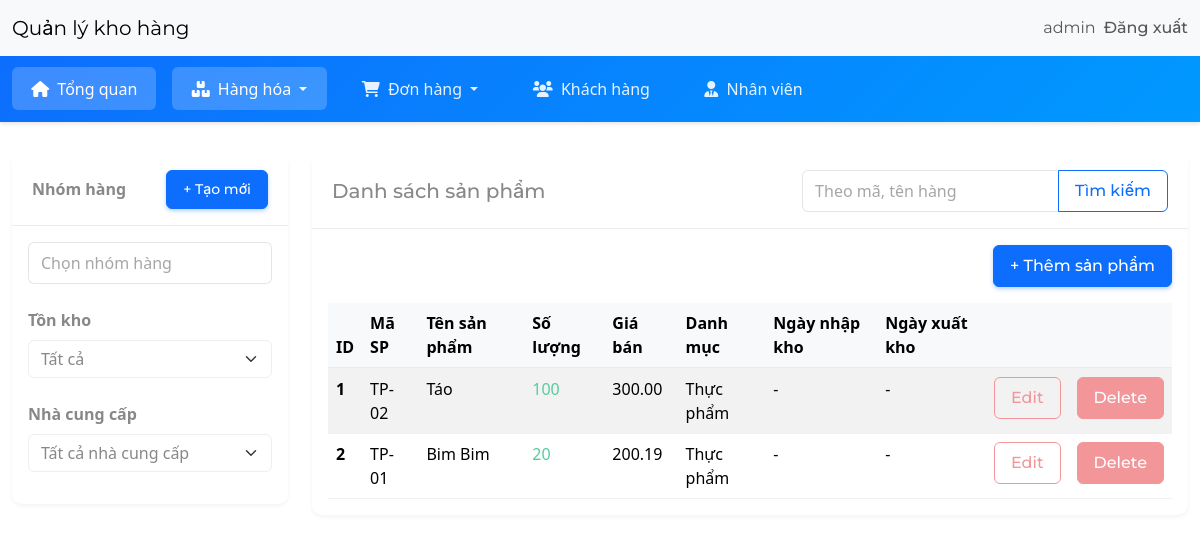
The page /dashboard/ (signed in) on the database its author committed.
### inventory/models.py (models this page shows, shortened)
class InventoryItem(models.Model):
	name = models.CharField(max_length=200)
	sku = models.CharField(max_length=50, unique=True, verbose_name="Mã sản phẩm")
	quantity = models.IntegerField()
	selling_price = models.DecimalField(max_digits=10, decimal_places=2, verbose_name="Giá bán")
	cost_price = models.DecimalField(max_digits=10, decimal_places=2, default=0, verbose_name="Giá vốn")
	weight = models.DecimalField(max_digits=10, decimal_places=2, null=True, blank=True, verbose_name="Trọng lượng (gram)")
	min_stock = models.IntegerField(default=0, verbose_name="Tồn kho tối thiểu")
	max_stock = models.IntegerField(default=10, verbose_name="Tồn kho tối đa")
	supplier = models.ForeignKey('Supplier', on_delete=models.SET_NULL, null=True, blank=True, verbose_name="Nhà cung cấp")
	category = models.ForeignKey('Category', on_delete=models.SET_NULL, blank=True, null=True)
	product_group = models.ForeignKey(ProductGroup, on_delete=models.SET_NULL, blank=True, null=True, verbose_name="Nhóm hàng")
	date_created = models.DateTimeField(auto_now_add=True)
	user = models.ForeignKey(User, on_delete=models.CASCADE)
	date_stocked = models.DateField(verbose_name="Ngày nhập kho", null=True, blank=True)
	date_sold = models.DateField(verbose_name="Ngày xuất kho", null=True, blank=True)

class Category(models.Model):
	name = models.CharField(max_length=200)
	class Meta:
		verbose_name_plural = 'categories'

### inventory/views.py (the view, shortened to what this page needs)
# urls.py: path('dashboard/', Dashboard.as_view(), name='dashboard'),
class Dashboard(LoginRequiredMixin, View):
	def get(self, request):
		search_query = request.GET.get('q', None)
		selected_group_ids = request.GET.getlist('product_group_filter')
		stock_filter = request.GET.get('stock_filter', None)
		supplier_filter = request.GET.get('supplier_filter', None)
		user_items = InventoryItem.objects.filter(user=self.request.user.id)
		if search_query:
			user_items = user_items.filter(
				Q(name__icontains=search_query) | Q(sku__icontains=search_query)
			)
		selected_group_ids_int = []
		if selected_group_ids:
			for gid_str in selected_group_ids:
				if gid_str.isdigit():
					selected_group_ids_int.append(int(gid_str))
		if selected_group_ids_int: # Chỉ lọc nếu có ID hợp lệ
			user_items = user_items.filter(product_group__id__in=selected_group_ids_int)
		low_inventory_ids = list(InventoryItem.objects.filter(user=self.request.user.id, quantity__lte=LOW_QUANTITY).values_list('id', flat=True))
		all_product_groups = ProductGroup.objects.all().order_by('name')
		all_suppliers = Supplier.objects.all().order_by('name')
		product_group_form = ProductGroupForm()
		items = user_items.order_by('id')
		context = {
			'items': items,
			'low_inventory_ids': low_inventory_ids, # Giữ nguyên từ code gốc
			'all_product_groups': all_product_groups,
			'all_suppliers': all_suppliers, # Danh sách tất cả nhà cung cấp
			'selected_group_ids': selected_group_ids_int, # Truyền lại ID đã chọn (dạng số nguyên)
			'selected_supplier': supplier_filter, #them nha cung cap da chon
   			'product_group_form': product_group_form,
			'search_query': search_query,
			'stock_filter': stock_filter,
		}
		return render(request, 'inventory/dashboard.html', context)

### inventory/forms.py
class ProductGroupForm(forms.ModelForm):
    class Meta:
        model = ProductGroup
        fields = ['name']
        labels = {
            'name': 'Tên nhóm hàng',
        }
        widgets = {
            'name': forms.TextInput(attrs={'class': 'form-control','placeholder': 'Nhập tên nhóm hàng'}),
        }

### inventory/templates/inventory/dashboard.html (shortened to what this page needs)
{% extends 'inventory/base.html' %}
{% load crispy_forms_tags %}
{% load static %}
{% load i18n %}
{% block head_extra %}
    <link rel="stylesheet" href="{% static 'inventory/dashboard_styles.css' %}">
{% endblock head_extra %}
{% block content %}
    <nav class="dashboard-secondary-nav">
        <div class="container-fluid">
            <ul class="nav">
                <li class="nav-item">
                    <a class="nav-link {% if request.resolver_match.url_name == 'dashboard' and not request.GET %}active{% endif %}"
                       href="{% url 'dashboard' %}">
                       <i class="fas fa-home me-1"></i> Tổng quan
                    </a>
                </li>
                <li class="nav-item dropdown">
                    <a class="nav-link dropdown-toggle {% if request.resolver_match.url_name == 'dashboard' or request.resolver_match.url_name == 'supplier-list' %}active{% endif %}"
                       href="#" id="navbarDropdownHangHoa" role="button" data-bs-toggle="dropdown">
                       <i class="fas fa-boxes me-1"></i> Hàng hóa
                    </a>
                </li>
                <li class="nav-item">
                   <a class="nav-link dropdown-toggle {% if request.resolver_match.url_name == 'order-list' or request.resolver_match.url_name == 'order-create' %}active{% endif %}"
                       href="#" id="navbarDropdownDonHang" role="button" data-bs-toggle="dropdown">
                       <i class="fas fa-shopping-cart me-1"></i> Đơn hàng
                    </a>
                </li>
                <li class="nav-item">
                    <a class="nav-link {% if request.resolver_match.url_name == 'customers' %}active{% endif %}"
                       href="#">
                       <i class="fas fa-users me-1"></i> Khách hàng
                    </a>
                </li>
                <li class="nav-item">
                    <a class="nav-link {% if request.resolver_match.url_name == 'staff' %}active{% endif %}"
                       href="#">
                       <i class="fas fa-user-tie me-1"></i> Nhân viên
                    </a>
                </li>
            </ul>
        </div>
    </nav>
<div class="container-fluid mt-4">
    <div class="row">
        <div class="col-md-3">
            <div class="card mb-4">
                <div class="card-header d-flex justify-content-between align-items-center">
                    <strong>Nhóm hàng</strong>
                    <a href="#" class="btn btn-sm btn-primary" data-bs-toggle="modal" data-bs-target="#createProductGroupModal">
                        + Tạo mới
                    </a>
                </div>
                <div class="card-body">
                    <form method="GET" action="{% url 'dashboard' %}" id="filterForm">
                        <div class="dropdown mb-3 w-100">
                            <input type="text" class="form-control" id="groupSearchInput"
                                    placeholder="Chọn nhóm hàng" readonly
                                    data-bs-toggle="dropdown" aria-expanded="false">
                        </div>
                        <div class="mt-4">
                            <strong class="d-block mb-2">Tồn kho</strong>
                            <div class="dropdown mb-3 w-100">
                                <select class="form-select" name="stock_filter" id="stockFilter">
                                    <option value="">Tất cả</option>
                                </select>
                            </div>
                        </div>
                        <div class="mt-4">
                            <strong class="d-block mb-2">Nhà cung cấp</strong>
                            <div class="dropdown mb-3 w-100">
                                <select class="form-select" name="supplier_filter" id="supplierFilter">
                                    <option value="">Tất cả nhà cung cấp</option>
                                </select>
                            </div>
                        </div>
                    </form>
                </div>
            </div>
        </div>
            <div class="col-md-9">
                <div class="card">
					<div class="card-header d-flex justify-content-between align-items-center">
						<h5 class="mb-0">Danh sách sản phẩm</h5>
						<div>
							<form method="GET" action="{% url 'dashboard' %}" class="d-flex mb-0">
								<div class="input-group">
									<input type="text" name="q" class="form-control" placeholder="Theo mã, tên hàng" value="{{ search_query | default:'' }}">
									<button class="btn btn-outline-primary" type="submit">Tìm kiếm</button>
								</div>
							</form>
						</div>
					</div>
				<div class="card-body">
					<div class="d-flex justify-content-end mb-3">
						<a href="{% url 'add-item' %}" class="btn btn-primary">+ Thêm sản phẩm</a>
					</div>
				<div class="table-responsive">
					<table class="table table-hover table-striped">
						<thead>
							<tr>
								<th scope="col">ID</th>
								<th scope="col">Mã SP</th>
								<th scope="col">Tên sản phẩm</th>
								<th scope="col">Số lượng</th>
								<th scope="col">Giá bán</th>
								<th scope="col">Danh mục</th>
								<th scope="col">Ngày nhập kho</th>
								<th scope="col">Ngày xuất kho</th>
								<th scope="col"></th>
								<th scope="col"></th>
							</tr>
						</thead>
						<tbody>
							{% for item in items %}
							<tr>
								<th scope="row">{{ forloop.counter }}</th>
								<td>{{ item.sku }}</td>
								<td>{{ item.name }}</td>
								{% if item.id in low_inventory_ids %}
									<td class="text-danger">{{ item.quantity }}</td>
								{% else %}
									<td class="text-success">{{ item.quantity }}</td>
								{% endif %}
								<td>{{ item.selling_price }}</td>
								<td>{{ item.category.name }}</td>
								<td>{{ item.date_stocked|date:"d/m/Y"|default:"-" }}</td>
								<td>{{ item.date_sold|date:"d/m/Y"|default:"-" }}</td>
								<td><a href="{% url 'edit-item' item.id %}" class="btn btn-outline-secondary">Edit</a></td>
								<td><a href="{% url 'delete-item' item.id %}" class="btn btn-secondary">Delete</a></td>
							</tr>
							{% endfor %}
						</tbody>
					</table>
				</div>
			</div>
		</div>
	</div>
</div>
{% endblock content %}

### inventory/templates/inventory/navigation.html (shortened to what this page needs)
<nav class="navbar navbar-expand-lg bg-light">
	<div class="container-fluid">
		<a class="navbar-brand" href="{% url 'index' %}">Quản lý kho hàng</a>
		<div class="collapse navbar-collapse justify-content-end" id="navbarNav">
			<ul class="navbar-nav">
				{% if user.is_authenticated %}
                    <li class="nav-item">
                        <a class="nav-link" href="{% url 'account-edit' %}">{{ user.username }}</a>
                    </li>
                    <li class="nav-item">
                        <form method="post" action="{% url 'logout' %}" id="logout-form" class="d-inline">
                            <button type="submit" class="nav-link btn btn-link" style="display: inline; cursor: pointer; padding: var(--bs-nav-link-padding-y) var(--bs-nav-link-padding-x); color: var(--bs-nav-link-color);">Đăng xuất</button>
                        </form>
                    </li>
				{% endif %}
			</ul>
		</div>
	</div>
</nav>

### inventory/static/inventory/dashboard_styles.css (style rules this page uses)
.dashboard-secondary-nav { background: linear-gradient(135deg, #0d6efd 0%, #0099ff 100%); padding: 0.7rem 0; margin-bottom: 2rem; box-shadow: 0 2px 4px rgba(0,0,0,0.1); }
.dashboard-secondary-nav .nav-item { margin-right: 1rem; }
.dashboard-secondary-nav .nav-link { color: rgba(255,255,255,0.9); padding: 0.6rem 1.2rem; font-weight: 500; transition: all 0.2s ease; border-radius: 6px; }
.dashboard-secondary-nav .nav-link.active { color: #ffffff; background-color: rgba(255,255,255,0.2); }
.card { border: none; border-radius: 10px; box-shadow: 0 2px 4px rgba(0,0,0,0.05); transition: all 0.3s ease; }
.card-header { background-color: #ffffff; border-bottom: 1px solid rgba(0,0,0,0.08); padding: 1rem 1.25rem; }
.btn { border-radius: 6px; padding: 0.5rem 1rem; font-weight: 500; transition: all 0.2s; }
.btn-primary { box-shadow: 0 2px 4px rgba(13,110,253,0.3); }
.table { margin-bottom: 0; }
.table thead th { background-color: #f8f9fa; border-bottom: 2px solid rgba(0,0,0,0.05); font-weight: 600; }
.table tbody tr { transition: all 0.2s; }
.form-control { border-radius: 6px; border: 1px solid rgba(0,0,0,0.1); padding: 0.5rem 0.75rem; }
.btn-primary { background-color: #0d6efd !important; border-color: #0d6efd !important; box-shadow: 0 2px 4px rgba(13,110,253,0.3); color: #fff !important; }
.btn-outline-primary { color: #0d6efd !important; border-color: #0d6efd !important; background-color: transparent !important; }

### rows shown on the page
InventoryItem: sku "TP-02", name "Táo", quantity "100", selling_price "300.00", category.name "Thực phẩm", date_stocked "-", date_sold "-"
InventoryItem: sku "TP-01", name "Bim Bim", quantity "20", selling_price "200.19", category.name "Thực phẩm", date_stocked "-", date_sold "-"

### other values the page prints
{{ user.username }} "admin"
